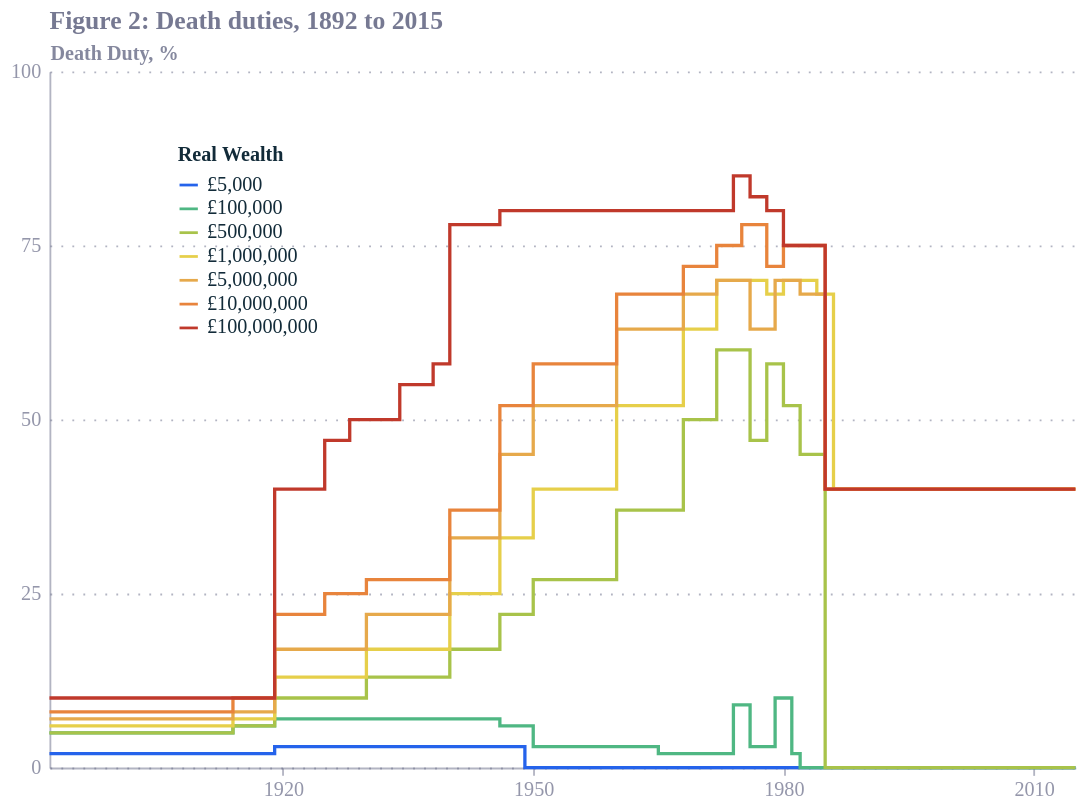

The notebook cell this image was saved under:
### Code cell
import pandas as pd
import altair as alt
from ecostyles import EcoStyles

# schedule breakpoints (year, effective death-duty %); step-after carries each rate forward
# eyeballed off the figure — swap in real Cummins values as available
breakpoints = {
    "£5,000":       [(1892,2),(1919,3),(1946,3),(1949,0),(2015,0)],
    "£100,000":     [(1892,5),(1914,6),(1919,7),(1930,7),(1946,6),(1950,3),(1965,2),
                     (1974,9),(1976,3),(1979,10),(1981,2),(1982,0),(2015,0)],
    "£500,000":     [(1892,5),(1914,6),(1919,10),(1930,13),(1940,17),(1946,22),(1950,27),
                     (1960,37),(1968,50),(1972,60),(1974,60),(1976,47),(1978,58),(1980,52),
                     (1982,45),(1985,0),(2015,0)],
    "£1,000,000":   [(1892,6),(1914,7),(1919,13),(1930,17),(1940,25),(1946,33),(1950,40),
                     (1960,52),(1968,63),(1972,70),(1975,70),(1978,68),(1980,70),(1984,68),
                     (1986,40),(2015,40)],
    "£5,000,000":   [(1892,7),(1914,8),(1919,17),(1930,22),(1940,33),(1946,45),(1950,52),
                     (1960,63),(1968,68),(1972,70),(1976,63),(1979,70),(1982,68),(1985,40),
                     (2015,40)],
    "£10,000,000":  [(1892,8),(1914,10),(1919,22),(1925,25),(1930,27),(1940,37),(1946,52),
                     (1950,58),(1960,68),(1968,72),(1972,75),(1975,78),(1978,72),(1980,75),
                     (1983,75),(1985,40),(2015,40)],
    "£100,000,000": [(1892,10),(1914,10),(1919,40),(1925,47),(1928,50),(1934,55),(1938,58),
                     (1940,78),(1946,80),(1968,80),(1974,85),(1976,82),(1978,80),(1980,75),
                     (1983,75),(1985,40),(2015,40)],
}

df = pd.DataFrame(
    [{"year": y, "wealth": w, "rate": r} for w, pts in breakpoints.items() for y, r in pts]
)
df["year"] = pd.to_datetime(df["year"], format="%Y")

# blue (eco primary) for the lowest wealth level ramping to red for the highest
order   = list(breakpoints)
palette = ["#2563eb", "#4fb783", "#a8c34a", "#e6cf4a",
           "#e6a94b", "#e8843c", "#c0392b"]

styles = EcoStyles()
styles.register_and_enable_theme()

chart = (
    alt.Chart(df)
    .mark_line(strokeWidth=1.8, interpolate="step-after")   # duties are step schedules
    .encode(
        x=alt.X("year:T", title=None,
                axis=alt.Axis(format="%Y",
                              values=[f"{y}-01-01" for y in (1890, 1920, 1950, 1980, 2010)])),
        y=alt.Y("rate:Q", title="Death Duty, %",
                scale=alt.Scale(domain=[0, 100]),
                axis=alt.Axis(values=[0, 25, 50, 75, 100])),
        color=alt.Color("wealth:N", sort=order,
                        scale=alt.Scale(domain=order, range=palette),
                        legend=alt.Legend(title="Real Wealth", orient="none",
                                          legendX=70, legendY=40)),
    )
    .properties(width=560, height=380,
                title=alt.Title("Figure 2: Death duties, 1892 to 2015"))
)
styles.save(chart, name="death_duties", svg=True)
chart

### Figure 1 — Vega-Lite specification as saved in the notebook (floating-point values rounded to 4 significant figures)
{"config": {"font": "Circular Std", "text": {"color": "#676A86", "align": "left", "baseline": "middle", "dx": 7, "dy": 0, "fontSize": 11}, "view": {"stroke": null, "continuousWidth": 400, "continuousHeight": 300, "discreteWidth": 400, "discreteHeight": 300}, "range": {"category": ["#36B7B4", "#E6224B", "#F4C245", "#0063AF", "#00A767", "#179FDB", "#EB5C2E", "#5C267B", "#122B39"], "diverging": ["#E6224B", "#E54753", "#C9C9C9", "#179FDB", "#122B39"], "heatmap": ["#C9C9C9", "#179FDB", "#0063AF", "#122B39"], "ordinal": ["#00A767", "#36B7B4", "#179FDB", "#0063AF", "#243B5A"]}, "bar": {"color": "#179fdb"}, "line": {"color": "#e6224b"}, "rule": {"color": "#676A86"}, "area": {"opacity": 0.8}, "point": {"filled": true, "size": 80, "color": "#e6224b", "opacity": 0.95}, "geoshape": {"stroke": "white", "strokeWidth": 0.3}, "rect": {"fill": "#d6d4d4", "opacity": 0.3}, "axis": {"labelColor": "#676A86", "labelFontSize": 11, "labelFont": "Circular Std", "labelOpacity": 0.7, "tickColor": "#676A86", "tickOpacity": 0.5, "domainColor": "#676A86", "domainOpacity": 0.5, "gridColor": "#676A86", "gridDash": [2, 2], "gridOpacity": 0.5, "title": null, "titleColor": "#676A86", "titleOpacity": 0.8, "tickSize": 4}, "axisXDiscrete": {"grid": false, "labelAngle": 0, "tickCount": 10, "tickOpacity": 0.5, "title": null}, "axisYDiscrete": {"ticks": false, "labelPadding": 5}, "axisXTemporal": {"grid": false, "ticks": true}, "axisXQuantitative": {"grid": true}, "axisYQuantitative": {"gridColor": "#676A86", "gridDash": [1, 5], "gridOpacity": 0.5, "ticks": false, "labelPadding": 5, "tickCount": 8, "titleAngle": 0, "titleAlign": "left", "titleBaseline": "bottom", "titleX": 0, "titleY": -5}, "title": {"color": "#676A86E6", "subtitleColor": "#676A86", "font": "Circular Std", "subtitleFont": "Circular Std", "anchor": "start", "fontSize": 14, "subtitleFontSize": 12, "subtitlePadding": 4, "offset": 0, "frame": "group"}, "legend": {"titleColor": "#122b39", "title": null, "labelColor": "#122b39", "labelFontSize": 11}}, "data": {"name": "data-2a84f442861b9159d19174a7fec6b7bf"}, "mark": {"type": "line", "interpolate": "step-after", "strokeWidth": 1.8}, "encoding": {"color": {"field": "wealth", "legend": {"legendX": 70, "legendY": 40, "orient": "none", "title": "Real Wealth"}, "scale": {"domain": ["£5,000", "£100,000", "£500,000", "£1,000,000", "£5,000,000", "£10,000,000", "£100,000,000"], "range": ["#2563eb", "#4fb783", "#a8c34a", "#e6cf4a", "#e6a94b", "#e8843c", "#c0392b"]}, "sort": ["£5,000", "£100,000", "£500,000", "£1,000,000", "£5,000,000", "£10,000,000", "£100,000,000"], "type": "nominal"}, "x": {"axis": {"format": "%Y", "values": ["1890-01-01", "1920-01-01", "1950-01-01", "1980-01-01", "2010-01-01"]}, "field": "year", "title": null, "type": "temporal"}, "y": {"axis": {"values": [0, 25, 50, 75, 100]}, "field": "rate", "scale": {"domain": [0, 100]}, "title": "Death Duty, %", "type": "quantitative"}}, "height": 380, "title": {"text": "Figure 2: Death duties, 1892 to 2015"}, "width": 560, "$schema": "https://vega.github.io/schema/vega-lite/v6.4.1.json", "datasets": {"data-2a84f442861b9159d19174a7fec6b7bf": [{"year": "1892-01-01T00:00:00", "wealth": "£5,000", "rate": 2}, {"year": "1919-01-01T00:00:00", "wealth": "£5,000", "rate": 3}, {"year": "1946-01-01T00:00:00", "wealth": "£5,000", "rate": 3}, {"year": "1949-01-01T00:00:00", "wealth": "£5,000", "rate": 0}, {"year": "2015-01-01T00:00:00", "wealth": "£5,000", "rate": 0}, {"year": "1892-01-01T00:00:00", "wealth": "£100,000", "rate": 5}, {"year": "1914-01-01T00:00:00", "wealth": "£100,000", "rate": 6}, {"year": "1919-01-01T00:00:00", "wealth": "£100,000", "rate": 7}, {"year": "1930-01-01T00:00:00", "wealth": "£100,000", "rate": 7}, {"year": "1946-01-01T00:00:00", "wealth": "£100,000", "rate": 6}, {"year": "1950-01-01T00:00:00", "wealth": "£100,000", "rate": 3}, {"year": "1965-01-01T00:00:00", "wealth": "£100,000", "rate": 2}, {"year": "1974-01-01T00:00:00", "wealth": "£100,000", "rate": 9}, {"year": "1976-01-01T00:00:00", "wealth": "£100,000", "rate": 3}, {"year": "1979-01-01T00:00:00", "wealth": "£100,000", "rate": 10}, {"year": "1981-01-01T00:00:00", "wealth": "£100,000", "rate": 2}, {"year": "1982-01-01T00:00:00", "wealth": "£100,000", "rate": 0}, {"year": "2015-01-01T00:00:00", "wealth": "£100,000", "rate": 0}, {"year": "1892-01-01T00:00:00", "wealth": "£500,000", "rate": 5}, {"year": "1914-01-01T00:00:00", "wealth": "£500,000", "rate": 6}, {"year": "1919-01-01T00:00:00", "wealth": "£500,000", "rate": 10}, {"year": "1930-01-01T00:00:00", "wealth": "£500,000", "rate": 13}, {"year": "1940-01-01T00:00:00", "wealth": "£500,000", "rate": 17}, {"year": "1946-01-01T00:00:00", "wealth": "£500,000", "rate": 22}, {"year": "1950-01-01T00:00:00", "wealth": "£500,000", "rate": 27}, {"year": "1960-01-01T00:00:00", "wealth": "£500,000", "rate": 37}, {"year": "1968-01-01T00:00:00", "wealth": "£500,000", "rate": 50}, {"year": "1972-01-01T00:00:00", "wealth": "£500,000", "rate": 60}, {"year": "1974-01-01T00:00:00", "wealth": "£500,000", "rate": 60}, {"year": "1976-01-01T00:00:00", "wealth": "£500,000", "rate": 47}, {"year": "1978-01-01T00:00:00", "wealth": "£500,000", "rate": 58}, {"year": "1980-01-01T00:00:00", "wealth": "£500,000", "rate": 52}, {"year": "1982-01-01T00:00:00", "wealth": "£500,000", "rate": 45}, {"year": "1985-01-01T00:00:00", "wealth": "£500,000", "rate": 0}, {"year": "2015-01-01T00:00:00", "wealth": "£500,000", "rate": 0}, {"year": "1892-01-01T00:00:00", "wealth": "£1,000,000", "rate": 6}, {"year": "1914-01-01T00:00:00", "wealth": "£1,000,000", "rate": 7}, {"year": "1919-01-01T00:00:00", "wealth": "£1,000,000", "rate": 13}, {"year": "1930-01-01T00:00:00", "wealth": "£1,000,000", "rate": 17}, {"year": "1940-01-01T00:00:00", "wealth": "£1,000,000", "rate": 25}, {"year": "1946-01-01T00:00:00", "wealth": "£1,000,000", "rate": 33}, {"year": "1950-01-01T00:00:00", "wealth": "£1,000,000", "rate": 40}, {"year": "1960-01-01T00:00:00", "wealth": "£1,000,000", "rate": 52}, {"year": "1968-01-01T00:00:00", "wealth": "£1,000,000", "rate": 63}, {"year": "1972-01-01T00:00:00", "wealth": "£1,000,000", "rate": 70}, {"year": "1975-01-01T00:00:00", "wealth": "£1,000,000", "rate": 70}, {"year": "1978-01-01T00:00:00", "wealth": "£1,000,000", "rate": 68}, {"year": "1980-01-01T00:00:00", "wealth": "£1,000,000", "rate": 70}, {"year": "1984-01-01T00:00:00", "wealth": "£1,000,000", "rate": 68}, {"year": "1986-01-01T00:00:00", "wealth": "£1,000,000", "rate": 40}, {"year": "2015-01-01T00:00:00", "wealth": "£1,000,000", "rate": 40}, {"year": "1892-01-01T00:00:00", "wealth": "£5,000,000", "rate": 7}, {"year": "1914-01-01T00:00:00", "wealth": "£5,000,000", "rate": 8}, {"year": "1919-01-01T00:00:00", "wealth": "£5,000,000", "rate": 17}, {"year": "1930-01-01T00:00:00", "wealth": "£5,000,000", "rate": 22}, {"year": "1940-01-01T00:00:00", "wealth": "£5,000,000", "rate": 33}, {"year": "1946-01-01T00:00:00", "wealth": "£5,000,000", "rate": 45}, {"year": "1950-01-01T00:00:00", "wealth": "£5,000,000", "rate": 52}, {"year": "1960-01-01T00:00:00", "wealth": "£5,000,000", "rate": 63}, {"year": "1968-01-01T00:00:00", "wealth": "£5,000,000", "rate": 68}, {"year": "1972-01-01T00:00:00", "wealth": "£5,000,000", "rate": 70}, {"year": "1976-01-01T00:00:00", "wealth": "£5,000,000", "rate": 63}, {"year": "1979-01-01T00:00:00", "wealth": "£5,000,000", "rate": 70}, {"year": "1982-01-01T00:00:00", "wealth": "£5,000,000", "rate": 68}, {"year": "1985-01-01T00:00:00", "wealth": "£5,000,000", "rate": 40}, {"year": "2015-01-01T00:00:00", "wealth": "£5,000,000", "rate": 40}, {"year": "1892-01-01T00:00:00", "wealth": "£10,000,000", "rate": 8}, {"year": "1914-01-01T00:00:00", "wealth": "£10,000,000", "rate": 10}, {"year": "1919-01-01T00:00:00", "wealth": "£10,000,000", "rate": 22}, {"year": "1925-01-01T00:00:00", "wealth": "£10,000,000", "rate": 25}, {"year": "1930-01-01T00:00:00", "wealth": "£10,000,000", "rate": 27}, {"year": "1940-01-01T00:00:00", "wealth": "£10,000,000", "rate": 37}, {"year": "1946-01-01T00:00:00", "wealth": "£10,000,000", "rate": 52}, {"year": "1950-01-01T00:00:00", "wealth": "£10,000,000", "rate": 58}, {"year": "1960-01-01T00:00:00", "wealth": "£10,000,000", "rate": 68}, {"year": "1968-01-01T00:00:00", "wealth": "£10,000,000", "rate": 72}, {"year": "1972-01-01T00:00:00", "wealth": "£10,000,000", "rate": 75}, {"year": "1975-01-01T00:00:00", "wealth": "£10,000,000", "rate": 78}, {"year": "1978-01-01T00:00:00", "wealth": "£10,000,000", "rate": 72}, {"year": "1980-01-01T00:00:00", "wealth": "£10,000,000", "rate": 75}, {"year": "1983-01-01T00:00:00", "wealth": "£10,000,000", "rate": 75}, {"year": "1985-01-01T00:00:00", "wealth": "£10,000,000", "rate": 40}, {"year": "2015-01-01T00:00:00", "wealth": "£10,000,000", "rate": 40}, {"year": "1892-01-01T00:00:00", "wealth": "£100,000,000", "rate": 10}, {"year": "1914-01-01T00:00:00", "wealth": "£100,000,000", "rate": 10}, {"year": "1919-01-01T00:00:00", "wealth": "£100,000,000", "rate": 40}, {"year": "1925-01-01T00:00:00", "wealth": "£100,000,000", "rate": 47}, {"year": "1928-01-01T00:00:00", "wealth": "£100,000,000", "rate": 50}, {"year": "1934-01-01T00:00:00", "wealth": "£100,000,000", "rate": 55}, {"year": "1938-01-01T00:00:00", "wealth": "£100,000,000", "rate": 58}, {"year": "1940-01-01T00:00:00", "wealth": "£100,000,000", "rate": 78}, {"year": "1946-01-01T00:00:00", "wealth": "£100,000,000", "rate": 80}, {"year": "1968-01-01T00:00:00", "wealth": "£100,000,000", "rate": 80}, {"year": "1974-01-01T00:00:00", "wealth": "£100,000,000", "rate": 85}, {"year": "1976-01-01T00:00:00", "wealth": "£100,000,000", "rate": 82}, {"year": "1978-01-01T00:00:00", "wealth": "£100,000,000", "rate": 80}, {"year": "1980-01-01T00:00:00", "wealth": "£100,000,000", "rate": 75}, {"year": "1983-01-01T00:00:00", "wealth": "£100,000,000", "rate": 75}, {"year": "1985-01-01T00:00:00", "wealth": "£100,000,000", "rate": 40}, {"year": "2015-01-01T00:00:00", "wealth": "£100,000,000", "rate": 40}]}}
